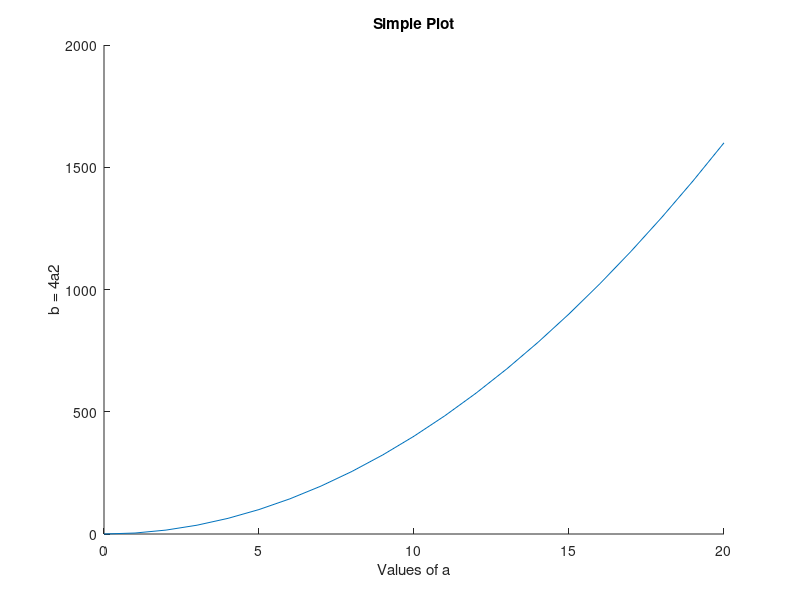

Here is the MATLAB script that generated this plot:
a = 0 : 20;
b = 4 .* a .* a; %Element wise multiplication.

plot(a, b);

box off;

xlabel('Values of a');
ylabel('b = 4a2');
title('Simple Plot');